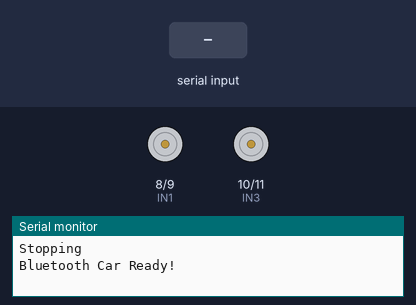
A sketch run on a simulated Arduino Uno, built with avr-gcc and run on an emulated ATmega328P. On the bench: motor-driver pin pairs drawn as motors (green arrow = first pin HIGH = forward, orange = second pin HIGH = backward, longer = more drive), the last lines printed to the serial monitor. Inputs (shaded band) come from the test bench.

Above: at 1.2 s.
1.3 s: "F" received over Serial
At 2.3 s:
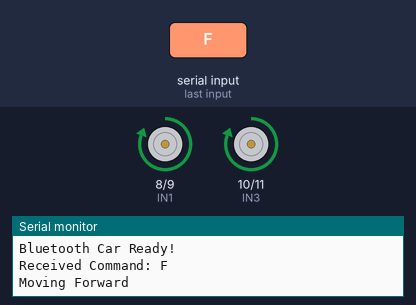
2.8 s: "B" received over Serial
At 3.4 s:
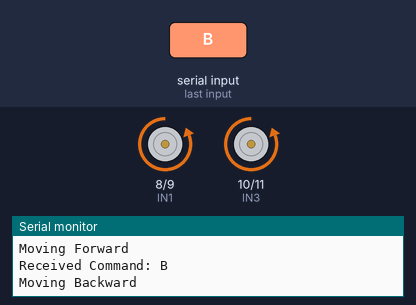
4.3 s: "L" received over Serial
At 5.5 s:
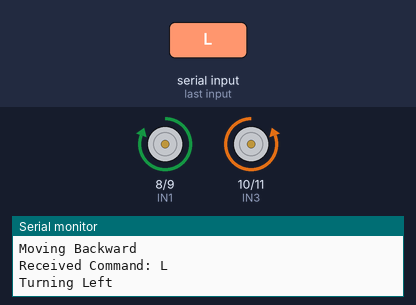
5.8 s: "R" received over Serial
At 6.9 s:
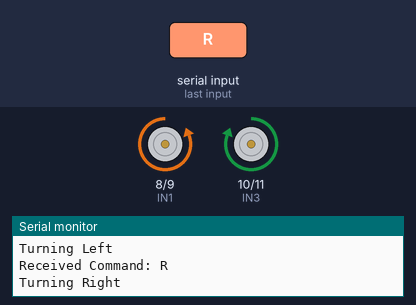
Timing chart, 0 to 8.3 s (numbered marks = the images above; inputs shaded):
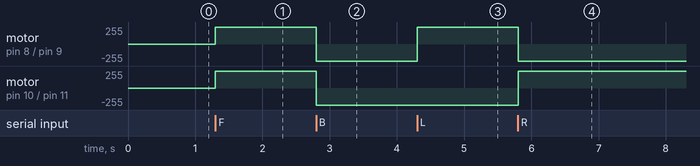

The sketch:

DC_Motor_Control.ino
```cpp
#define IN1 8
#define IN2 9
#define IN3 10
#define IN4 11

void setup() {
  Serial.begin(9600);
  pinMode(IN1, OUTPUT);
  pinMode(IN2, OUTPUT);
  pinMode(IN3, OUTPUT);
  pinMode(IN4, OUTPUT);

  Stop();
  Serial.println("Bluetooth Car Ready!");
}

void loop() {
  if (Serial.available() > 0) {
    char value = Serial.read();
    value = toupper(value);

    Serial.print("Received Command: ");
    Serial.println(value);

    switch (value) {
      case 'F': Forward(); break;
      case 'B': Backward(); break;
      case 'S': Stop(); break;
      case 'L': Left(); break;
      case 'R': Right(); break;
      default:
        Serial.println("Invalid Command, Stopping!");
        Stop();
        break;
    }
  }
}

void Forward() {
  Serial.println("Moving Forward");
  digitalWrite(IN1, HIGH);
  digitalWrite(IN2, LOW);
  digitalWrite(IN3, HIGH);
  digitalWrite(IN4, LOW);
}

void Backward() {
  Serial.println("Moving Backward");
  digitalWrite(IN1, LOW);
  digitalWrite(IN2, HIGH);
  digitalWrite(IN3, LOW);
  digitalWrite(IN4, HIGH);
}

void Stop() {
  Serial.println("Stopping");
  digitalWrite(IN1, LOW);
  digitalWrite(IN2, LOW);
  digitalWrite(IN3, LOW);
  digitalWrite(IN4, LOW);
}

void Left() {
  Serial.println("Turning Left");
  digitalWrite(IN1, HIGH);
  digitalWrite(IN2, LOW);
  digitalWrite(IN3, LOW);
  digitalWrite(IN4, HIGH);
}

void Right() {
  Serial.println("Turning Right");
  digitalWrite(IN1, LOW);
  digitalWrite(IN2, HIGH);
  digitalWrite(IN3, HIGH);
  digitalWrite(IN4, LOW);
}
```

Measured:
- after the input at 1.3 s, motor on pin 8 (IN1) / pin 9 (IN2), motor on pin 10 (IN3) / pin 11 (IN4): stopped → forward 255/255 at once
- after the input at 2.8 s, motor on pin 8 (IN1) / pin 9 (IN2), motor on pin 10 (IN3) / pin 11 (IN4): forward 255/255 → backward 255/255 at once
- after the input at 4.3 s, motor on pin 8 (IN1) / pin 9 (IN2): backward 255/255 → forward 255/255 at once
- after the input at 5.8 s, motor on pin 8 (IN1) / pin 9 (IN2): forward 255/255 → backward 255/255 at once; motor on pin 10 (IN3) / pin 11 (IN4): backward 255/255 → forward 255/255 at once
